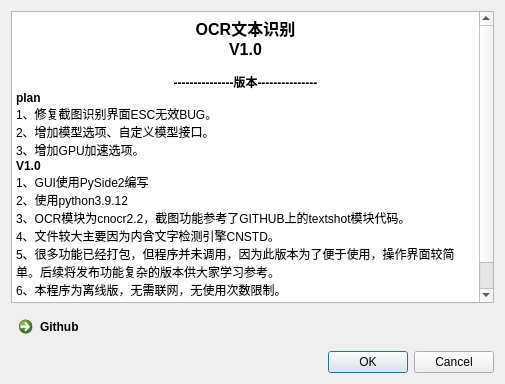
<?xml version="1.0" encoding="UTF-8"?>
<ui version="4.0">
 <class>Dialog</class>
 <widget class="QDialog" name="Dialog">
  <property name="geometry">
   <rect>
    <x>0</x>
    <y>0</y>
    <width>505</width>
    <height>384</height>
   </rect>
  </property>
  <property name="windowTitle">
   <string>版本</string>
  </property>
  <layout class="QGridLayout" name="gridLayout">
   <item row="1" column="0">
    <widget class="QCommandLinkButton" name="commandLinkButton">
     <property name="text">
      <string>Github</string>
     </property>
    </widget>
   </item>
   <item row="1" column="1">
    <spacer name="horizontalSpacer">
     <property name="orientation">
      <enum>Qt::Horizontal</enum>
     </property>
     <property name="sizeHint" stdset="0">
      <size>
       <width>40</width>
       <height>20</height>
      </size>
     </property>
    </spacer>
   </item>
   <item row="0" column="0" colspan="2">
    <widget class="QTextBrowser" name="textBrowser">
     <property name="html">
      <string>&lt;!DOCTYPE HTML PUBLIC &quot;-//W3C//DTD HTML 4.0//EN&quot; &quot;http://www.w3.org/TR/REC-html40/strict.dtd&quot;&gt;
&lt;html&gt;&lt;head&gt;&lt;meta name=&quot;qrichtext&quot; content=&quot;1&quot; /&gt;&lt;style type=&quot;text/css&quot;&gt;
p, li { white-space: pre-wrap; }
&lt;/style&gt;&lt;/head&gt;&lt;body style=&quot; font-family:'SimSun'; font-size:9pt; font-weight:400; font-style:normal;&quot;&gt;
&lt;p align=&quot;center&quot; style=&quot; margin-top:0px; margin-bottom:0px; margin-left:0px; margin-right:0px; -qt-block-indent:0; text-indent:0px;&quot;&gt;&lt;span style=&quot; font-size:12pt; font-weight:600;&quot;&gt;OCR文本识别&lt;/span&gt;&lt;/p&gt;
&lt;p align=&quot;center&quot; style=&quot; margin-top:0px; margin-bottom:0px; margin-left:0px; margin-right:0px; -qt-block-indent:0; text-indent:0px;&quot;&gt;&lt;span style=&quot; font-size:12pt; font-weight:600;&quot;&gt;V1.0&lt;/span&gt;&lt;/p&gt;
&lt;p align=&quot;right&quot; style=&quot;-qt-paragraph-type:empty; margin-top:0px; margin-bottom:0px; margin-left:0px; margin-right:0px; -qt-block-indent:0; text-indent:0px;&quot;&gt;&lt;br /&gt;&lt;/p&gt;
&lt;p align=&quot;center&quot; style=&quot; margin-top:0px; margin-bottom:0px; margin-left:0px; margin-right:0px; -qt-block-indent:0; text-indent:0px;&quot;&gt;&lt;span style=&quot; font-weight:600;&quot;&gt;---------------版本---------------&lt;/span&gt;&lt;/p&gt;
&lt;p style=&quot; margin-top:0px; margin-bottom:0px; margin-left:0px; margin-right:0px; -qt-block-indent:0; text-indent:0px;&quot;&gt;&lt;span style=&quot; font-weight:600;&quot;&gt;plan&lt;/span&gt;&lt;/p&gt;
&lt;p style=&quot; margin-top:0px; margin-bottom:0px; margin-left:0px; margin-right:0px; -qt-block-indent:0; text-indent:0px;&quot;&gt;1、修复截图识别界面ESC无效BUG。&lt;/p&gt;
&lt;p style=&quot; margin-top:0px; margin-bottom:0px; margin-left:0px; margin-right:0px; -qt-block-indent:0; text-indent:0px;&quot;&gt;2、增加模型选项、自定义模型接口。&lt;/p&gt;
&lt;p style=&quot; margin-top:0px; margin-bottom:0px; margin-left:0px; margin-right:0px; -qt-block-indent:0; text-indent:0px;&quot;&gt;3、增加GPU加速选项。&lt;/p&gt;
&lt;p style=&quot; margin-top:0px; margin-bottom:0px; margin-left:0px; margin-right:0px; -qt-block-indent:0; text-indent:0px;&quot;&gt;&lt;span style=&quot; font-weight:600;&quot;&gt;V1.0&lt;/span&gt;&lt;/p&gt;
&lt;p style=&quot; margin-top:0px; margin-bottom:0px; margin-left:0px; margin-right:0px; -qt-block-indent:0; text-indent:0px;&quot;&gt;1、GUI使用PySide2编写&lt;/p&gt;
&lt;p style=&quot; margin-top:0px; margin-bottom:0px; margin-left:0px; margin-right:0px; -qt-block-indent:0; text-indent:0px;&quot;&gt;2、使用python3.9.12&lt;/p&gt;
&lt;p style=&quot; margin-top:0px; margin-bottom:0px; margin-left:0px; margin-right:0px; -qt-block-indent:0; text-indent:0px;&quot;&gt;3、OCR模块为cnocr2.2，截图功能参考了GITHUB上的textshot模块代码。&lt;/p&gt;
&lt;p style=&quot; margin-top:0px; margin-bottom:0px; margin-left:0px; margin-right:0px; -qt-block-indent:0; text-indent:0px;&quot;&gt;4、文件较大主要因为内含文字检测引擎CNSTD。&lt;/p&gt;
&lt;p style=&quot; margin-top:0px; margin-bottom:0px; margin-left:0px; margin-right:0px; -qt-block-indent:0; text-indent:0px;&quot;&gt;5、很多功能已经打包，但程序并未调用，因为此版本为了便于使用，操作界面较简单。后续将发布功能复杂的版本供大家学习参考。&lt;/p&gt;
&lt;p style=&quot; margin-top:0px; margin-bottom:0px; margin-left:0px; margin-right:0px; -qt-block-indent:0; text-indent:0px;&quot;&gt;6、本程序为离线版，无需联网，无使用次数限制。&lt;/p&gt;
&lt;p align=&quot;right&quot; style=&quot; margin-top:0px; margin-bottom:0px; margin-left:0px; margin-right:0px; -qt-block-indent:0; text-indent:0px;&quot;&gt;&lt;span style=&quot; font-size:10pt; font-weight:600;&quot;&gt;by qhz734&lt;/span&gt;&lt;/p&gt;
&lt;p align=&quot;right&quot; style=&quot; margin-top:0px; margin-bottom:0px; margin-left:0px; margin-right:0px; -qt-block-indent:0; text-indent:0px;&quot;&gt;&lt;span style=&quot; font-size:10pt; font-weight:600;&quot;&gt;2022.07.28&lt;/span&gt;&lt;/p&gt;&lt;/body&gt;&lt;/html&gt;</string>
     </property>
    </widget>
   </item>
   <item row="2" column="0" colspan="2">
    <widget class="QDialogButtonBox" name="buttonBox">
     <property name="orientation">
      <enum>Qt::Horizontal</enum>
     </property>
     <property name="standardButtons">
      <set>QDialogButtonBox::Cancel|QDialogButtonBox::Ok</set>
     </property>
    </widget>
   </item>
  </layout>
 </widget>
 <resources/>
 <connections>
  <connection>
   <sender>buttonBox</sender>
   <signal>accepted()</signal>
   <receiver>Dialog</receiver>
   <slot>accept()</slot>
   <hints>
    <hint type="sourcelabel">
     <x>259</x>
     <y>372</y>
    </hint>
    <hint type="destinationlabel">
     <x>157</x>
     <y>274</y>
    </hint>
   </hints>
  </connection>
  <connection>
   <sender>buttonBox</sender>
   <signal>rejected()</signal>
   <receiver>Dialog</receiver>
   <slot>reject()</slot>
   <hints>
    <hint type="sourcelabel">
     <x>327</x>
     <y>372</y>
    </hint>
    <hint type="destinationlabel">
     <x>286</x>
     <y>274</y>
    </hint>
   </hints>
  </connection>
 </connections>
</ui>
